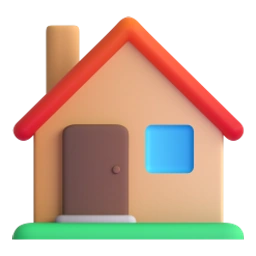
#> input picture assets/images/ui/home.webp, 256 x 256 px
$ python -i publish.py   (imports and definitions only)
#> lines starting #> are read from the running program, lines starting #| are printed output that depends on the picture
"""Publish validated GLBs, source thumbnails, and their reproducible provenance."""
import argparse
import hashlib
import json
from pathlib import Path
import struct

from PIL import Image


def digest(path):
    return hashlib.sha256(path.read_bytes()).hexdigest()


# [9 lines left out: function read_glb, not called in this run]


def prepare_thumbnail(path):
#> called with path = '../../assets/images/ui/home.webp'
    with Image.open(path) as source:
#> source is the input picture: PIL image 256x256 RGBA; mean R, G, B, A 108, 85.8, 70.3, 145.1
        image = source.convert("RGBA")
    source_size = image.size
#> source_size = (256, 256)
    bounds = image.getchannel("A").getbbox()
#> bounds = (12, 16, 244, 240)
    if bounds is None:
        raise ValueError("Reviewed source thumbnail has no visible content: " + str(path))
    image = image.crop(bounds)
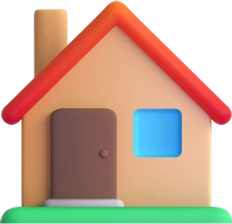
#> image: PIL image 232x224 RGBA; mean R, G, B, A 135.5, 107.4, 87.9, 183; transparent parts drawn white
    image.thumbnail((288, 288), Image.Resampling.LANCZOS)
    # Trim any fully transparent edge left by downsampling before adding an
    # exact output-space margin. No nonzero source-alpha region is cropped
    # before fitting; no background color or source geometry is removed.
    image = image.crop(image.getchannel("A").getbbox())
    padded = Image.new("RGBA", (image.width + 32, image.height + 32), (0, 0, 0, 0))
#> padded: PIL image 264x256 RGBA; every value is 0
    padded.paste(image, (16, 16))
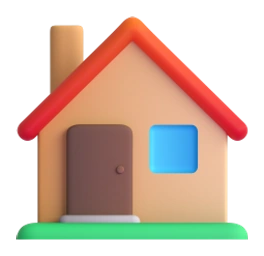
#> padded: PIL image 264x256 RGBA; mean R, G, B, A 104.2, 82.6, 67.6, 140.7; transparent parts drawn white
    return padded, {"source_dimensions": list(source_size), "source_alpha_bounds": list(bounds),
                    "content_dimensions": list(image.size), "margin_px": 16,
                    "output_dimensions": list(padded.size)}


# [71 lines left out: function publish, not called in this run]


# [5 lines not run here, left out]

>>> result = prepare_thumbnail('../../assets/images/ui/home.webp')
